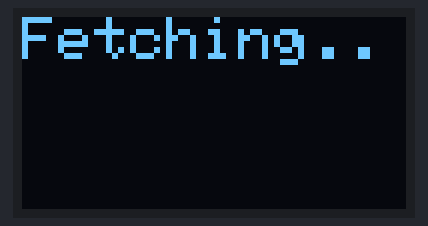
A program run on a simulated ESP8266 (NodeMCU). Parts: 128×64 one-colour display. WiFi joins after 1.5 s; servers stay silent unless stated; what the program prints to the serial monitor is not drawn.

Above: at 10.1 s.

The program:

main.cpp
```cpp
/**
  * Dibuat oleh Coders Indonesia
  * Youtube: https://youtube.com/codersindonesia
  *
  * Sebagai manusia yang baik, harap tidak menghapus keterangan ini
  * Karena ini bukti bahwa temen-temen menghargai setiap kerjaan orang lain
  * Menjadi pintar boleh, tapi jangan lupa berakhlak :)
  */
#include <Arduino.h>
#include <Wire.h>
#include <Adafruit_GFX.h>
#include <Adafruit_SSD1306.h>

#include <ESP8266WiFi.h>
#include <ESP8266HTTPClient.h>

//Ini semi wajib
#include <WiFiClientSecure.h>

//Ini Wajib
#include <ArduinoJson.h>

#define SCREEN_WIDTH 128    // OLED display width, in pixels
#define SCREEN_HEIGHT 64    // OLED display height, in pixels
#define OLED_RESET -1
#define SCREEN_ADDRESS 0x3C

//DISPLAY OLED
Adafruit_SSD1306 display(SCREEN_WIDTH, SCREEN_HEIGHT, &Wire, OLED_RESET);

//JSON Library untuk arduino
//Untuk melakukan serialize dan deserialize
DynamicJsonDocument doc(1536);

//SSID
const char *ssid = "GANTI_DENGAN_SSID";
const char *password = "GANTI_DENGAN_PASS_SSID";

//Server API JSON untuk weather
const char *serverName = "https://ibnux.github.io/BMKG-importer/cuaca/5002333.json";
String weatherReading;


//Milis
unsigned long lastTime = 0;
unsigned long timerDelay = 10000;


//Untuk menampilkan dan memposisikan tulisan di OLED sesuai koordinat
void oledDisplay(int size, int x, int y, float value, String unit)
{
  int charLen = 12;
  int xo = x + charLen * 3.2;
  int xunit = x + charLen * 3.6;
  int xval = x;
  display.setTextSize(size);
  display.setTextColor(WHITE);

  if (unit == "%")
  {
    display.setCursor(x, y);
    display.print(value, 0);
    display.print(unit);
  }
  else
  {
    if (value > 99)
    {
      xval = x;
    }
    else
    {
      xval = x + charLen;
    }
    display.setCursor(xval, y);
    display.print(value, 0);
    display.drawCircle(xo, y + 2, 2, WHITE); // print degree symbols (  )
    display.setCursor(xunit, y);
    display.print(unit);
  }
}


//Untuk melakukan request ke API JSON
String httpGETRequest(const char *serverName)
{

  /**
   * Dibuat oleh Coders Indonesia
   * Youtube: https://youtube.com/codersindonesia
   *
   * */
  WiFiClientSecure httpsClient;
  HTTPClient http;

  httpsClient.setInsecure();
  httpsClient.connect(serverName, 443);

  http.begin(httpsClient, serverName);

  String payload;
  int response = http.GET();
  if (response == HTTP_CODE_OK)
  {
    payload = http.getString();
  }
  else
  {
    Serial.print("Error code: ");
    Serial.println(response);
  }

  http.end();
  return payload;
}


//Setup
void setup()
{
  Serial.begin(9600);

  //Memulai konfigurasi WIFI
  WiFi.begin(ssid, password);
  Serial.println("Connecting");
  while (WiFi.status() != WL_CONNECTED)
  {
    delay(500);
    Serial.print(".");
  }
  Serial.println("");
  Serial.print("Connected to WiFi network with IP Address: ");
  Serial.println(WiFi.localIP());


  // SSD1306_SWITCHCAPVCC = Aktivasi tegangan 3.3V internal display
  if (!display.begin(SSD1306_SWITCHCAPVCC, SCREEN_ADDRESS))
  {
    Serial.println(F("SSD1306 allocation failed"));
    for (;;)
      ;
  }

  // Clear the buffer
  display.clearDisplay();
  delay(2000);
}

void loop()
{
  if ((millis() - lastTime) > timerDelay)
  {
    display.clearDisplay();
    //Check WiFi status Wifi
    if (WiFi.status() == WL_CONNECTED)
    {

      //Menampilkan Text "Fetching..." ke OLED
      display.setTextSize(2);
      display.setTextColor(WHITE);
      display.setCursor(0, 0);
      display.println("Fetching..");
      display.display();

      //Melakukan Request ke API JSON
      weatherReading = httpGETRequest(serverName);
      Serial.println("---- REQUEST RESULT FROM API ----");
      Serial.println(weatherReading);

      //Proses deserialize
      deserializeJson(doc, weatherReading);

      display.clearDisplay();

      //Iterasi untuk menunjukan semua elemen yang ada di JSON
      for (JsonObject elem : doc.as<JsonArray>())
      {
        const char *cuaca = elem["cuaca"];

        display.setTextSize(1.5);
        display.setTextColor(WHITE);
        display.setCursor(0, 0);
        display.println(cuaca);
        oledDisplay(3, 5, 28, elem["humidity"], "%");
        oledDisplay(2, 70, 16, elem["tempC"], "C");
        oledDisplay(2, 70, 44, elem["tempF"], "F");
        display.display();

        delay(1500);
        display.clearDisplay();
      }
    }
    else
    {
      Serial.println("WiFi Disconnected");
    }
    lastTime = millis();
  }
}
```
